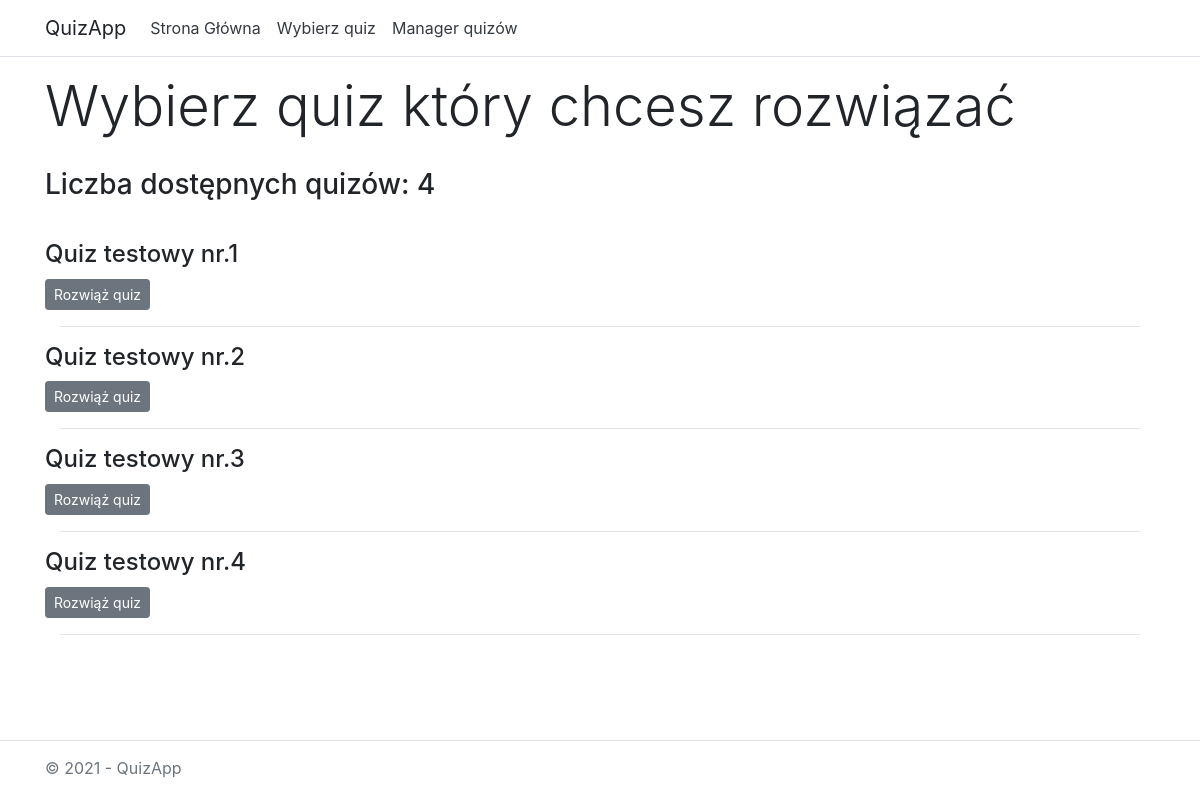
Page /quizzes/select/ on the committed database.
### quizzes/models.py (models this page shows, shortened)
class Quiz(models.Model):
    title = models.CharField(max_length=64)

### quizzes/views.py (the view)
# urls.py: path('select/', views.select, name='select'),
def select(request):
    quizzes = Quiz.objects.only()[:]
    template = loader.get_template('quizzes/select.html')
    context = {
        'quizzes': quizzes
    }
    return HttpResponse(template.render(context, request))

### quizzes/templates/quizzes/select.html (shortened to what this page needs)
{% load static %}
<!DOCTYPE html>
<html lang="en">
<head>
    <link rel="stylesheet" type="text/css" href="{% static 'quizzes/bootstrap.css' %}" />
</head>
<body>
    <header>
        <nav class="navbar navbar-expand-sm navbar-toggleable-sm navbar-light bg-white border-bottom box-shadow mb-3">
            <div class="container">
                <a class="navbar-brand" style="user-select: none" >QuizApp</a>
                <div class="navbar-collapse collapse d-sm-inline-flex justify-content-between">
                    <ul class="navbar-nav flex-grow-1">
                        <li class="nav-item">
                            <a href="/quizzes/" class="nav-link text-dark" >Strona Główna</a>
                        </li>
                        <li class="nav-item">
                            <a href="/quizzes/select" class="nav-link text-dark" >Wybierz quiz</a>
                        </li>
                        <li class="nav-item">
                            <a href="/quizzes/create" class="nav-link text-dark" >Manager quizów</a>
                        </li>
                    </ul>
                </div>
            </div>
        </nav>
    </header>
    <div class="container">
        <main role="main" class="pb-3">
            <div class="container">
                <div class="row">
                <h1 class="display-4">Wybierz quiz który chcesz rozwiązać</h1>
                </div>
                {% if quizzes %}
                <div class="row" style="margin-top: 20px; margin-bottom: 30px">
                    <h3>Liczba dostępnych quizów: {{ quizzes|length }}</h3>
                </div>
                {% for quiz in quizzes %}
                    <div class="row">
                        <div class="media">
                            <div class="media-body">
                                <h4 style="margin: 0">{{ quiz.title }}</h4>
                                <a href="{% url 'solve' quiz.id %}" class="btn btn-secondary btn-sm" role="button" style="margin-top: 10px; color:white">Rozwiąż quiz</a>
                            </div>
                        </div>
                    </div>
                    <hr>
                {% endfor %}
                {% else %}
                    <p>Brak quizów w bazie danych</p>
            {% endif %}
            </div>
        </main>
    </div>
    <div class="navbar-fixed-bottom">
     <footer class="border-top footer text-muted" style="position: fixed; height: 60px; bottom: 0; width: 100%; user-select: none">
        <div class="container" style="margin-top: 15px">
            &copy; 2021 - QuizApp
        </div>
    </footer>
    </div>
</body>
</html>

### rows in the picture
Quiz: title "Quiz testowy nr.1"
Quiz: title "Quiz testowy nr.2"
Quiz: title "Quiz testowy nr.3"
Quiz: title "Quiz testowy nr.4"

### other values in the picture
{{ quizzes|length }} "4"
